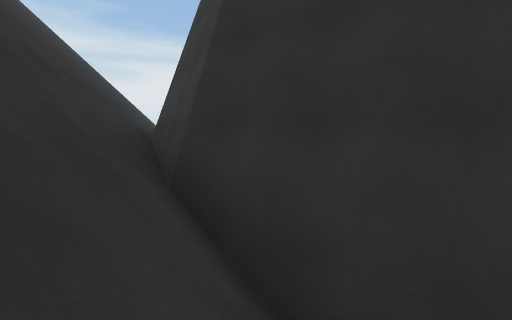
view 1 (above)

17 first-person views from a walk through a Unity game level. The camera is 1.3 m above the floor, tilts 6° down and sees 90° across. The floor is counted in squares, 2 m on a side. Each view is taken from the middle of a square. On the plan, view 1 faces up. The plan holds only what a view shows up to about 9 squares ahead; the rest is blank. The place goes on beyond the plan.

view 2
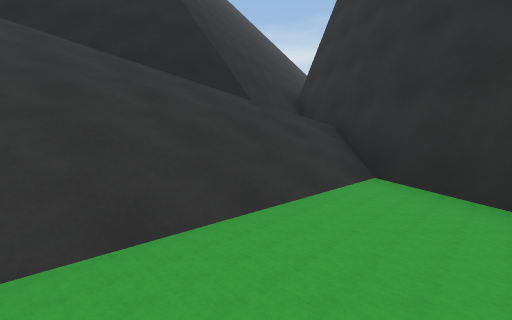

view 3
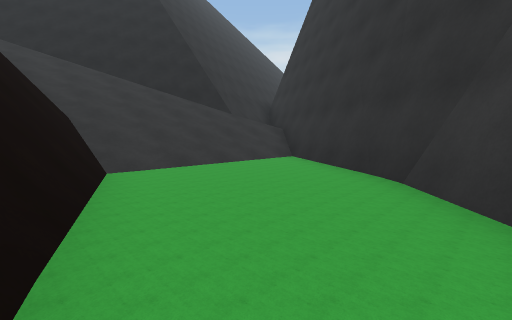

view 4
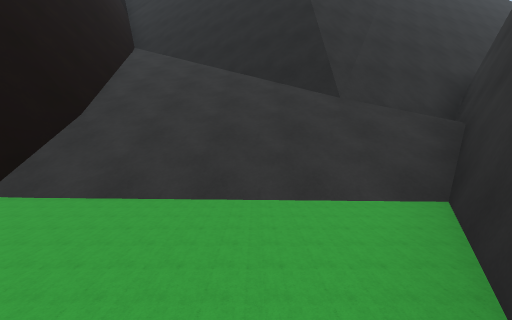

view 5
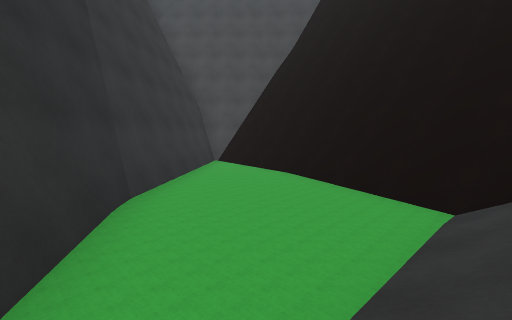

view 6
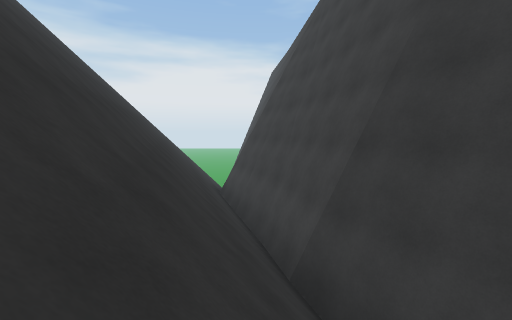

view 7
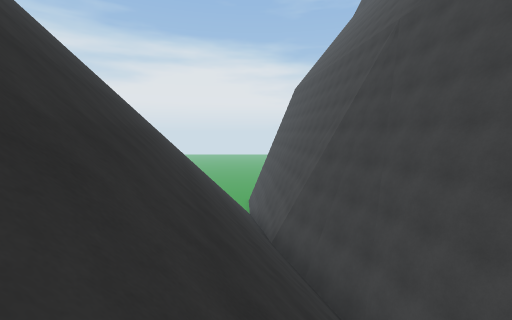

view 8
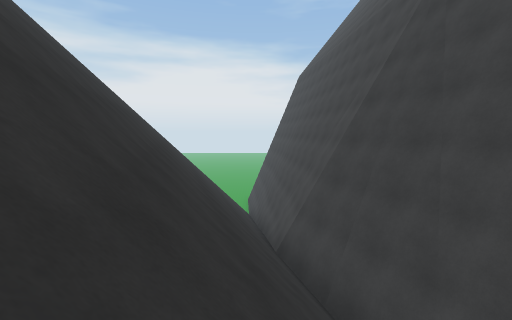

view 9
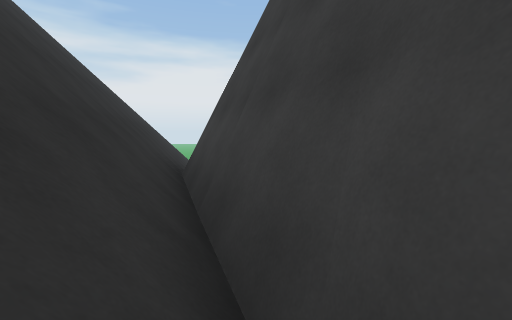

view 10
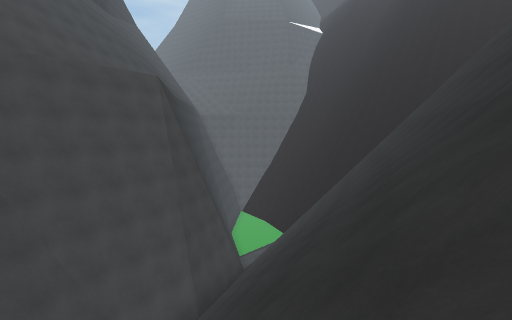

view 11
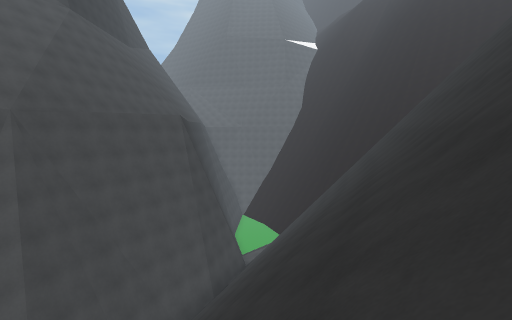

view 12
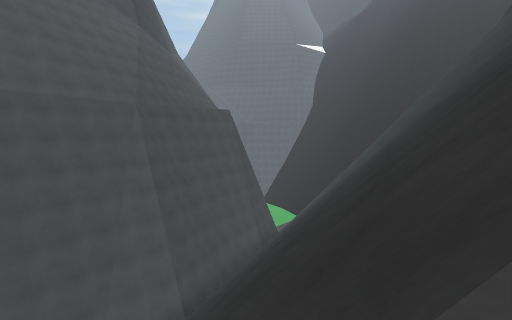

view 13
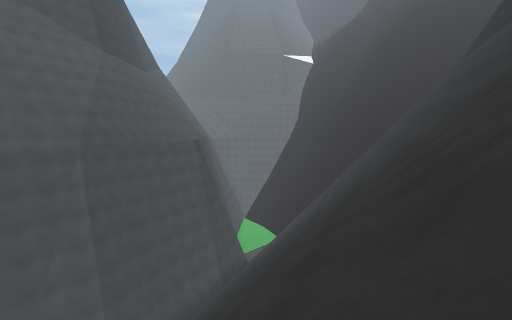

view 14
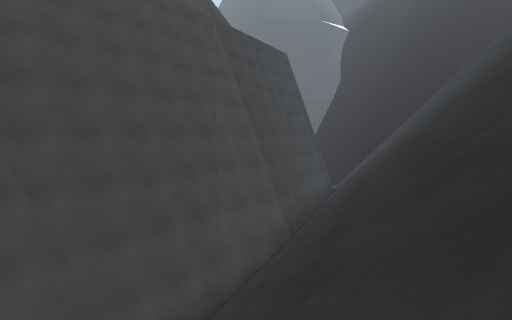

view 15
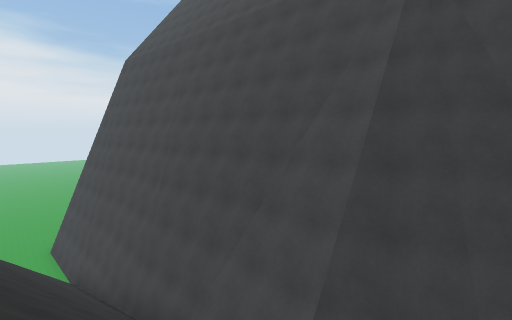

view 16
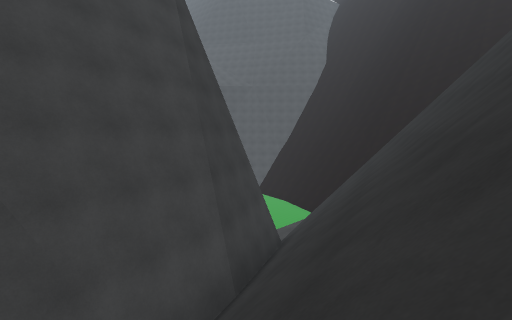

view 17
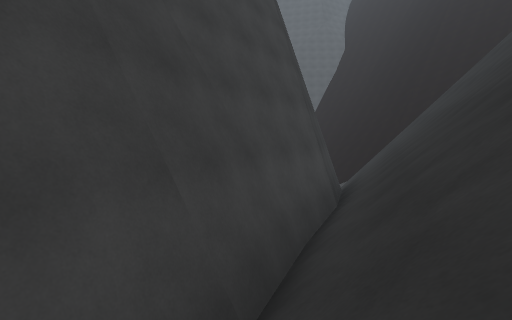

### Floor plan
Key: @ floor where view 1 was taken; # wall or solid block; . floor; / step, stairs or slope; = window, fence, low wall or low ledge; ^ raised ledge.
Columns run from 13 left of view 1 to 8 right of it. Each row starts with its distance up from view 1.
 19       //#
 18     / //#
 17     ////#^
 16  ////////^
 15  ////////#
 14 /////////#
 13 /////////#
 12 /////////#
 11 /////////#^
 10 //////////#
  9 //////////#
  8 //////////#^
  7 =//////////#
  6 ^^=////////#
  5 ^^^==//////#^
  4   ^^^=//////#
  3     ^^#=////##
  2      ^^^^=///###
  1        ^^^==///##
  0          ^^^=@//##
 -1           ^^^#//.###
 -2            ^=///...##
 -3           ^=////....##
 -4          ##/////.....#
 -5         ##////###.....
 -6          =##########..

Positions as (right, up) in squares from view 1, and headings:
1: (0, 0), facing up
2: (4, -4), facing up-left
3: (7, -6), facing up-left
4: (5, -2), facing left
5: (2, -1), facing down-right
6: (-3, 2), facing up
7: (-5, 3), facing up
8: (-5, 5), facing up
9: (-3, 7), facing up
10: (-9, 10), facing down-right
11: (-11, 12), facing down-right
12: (-12, 16), facing down-right
13: (-13, 14), facing down-right
14: (-9, 18), facing down-right
15: (-7, 10), facing up-right
16: (-6, 9), facing down-right
17: (-5, 11), facing down-right
